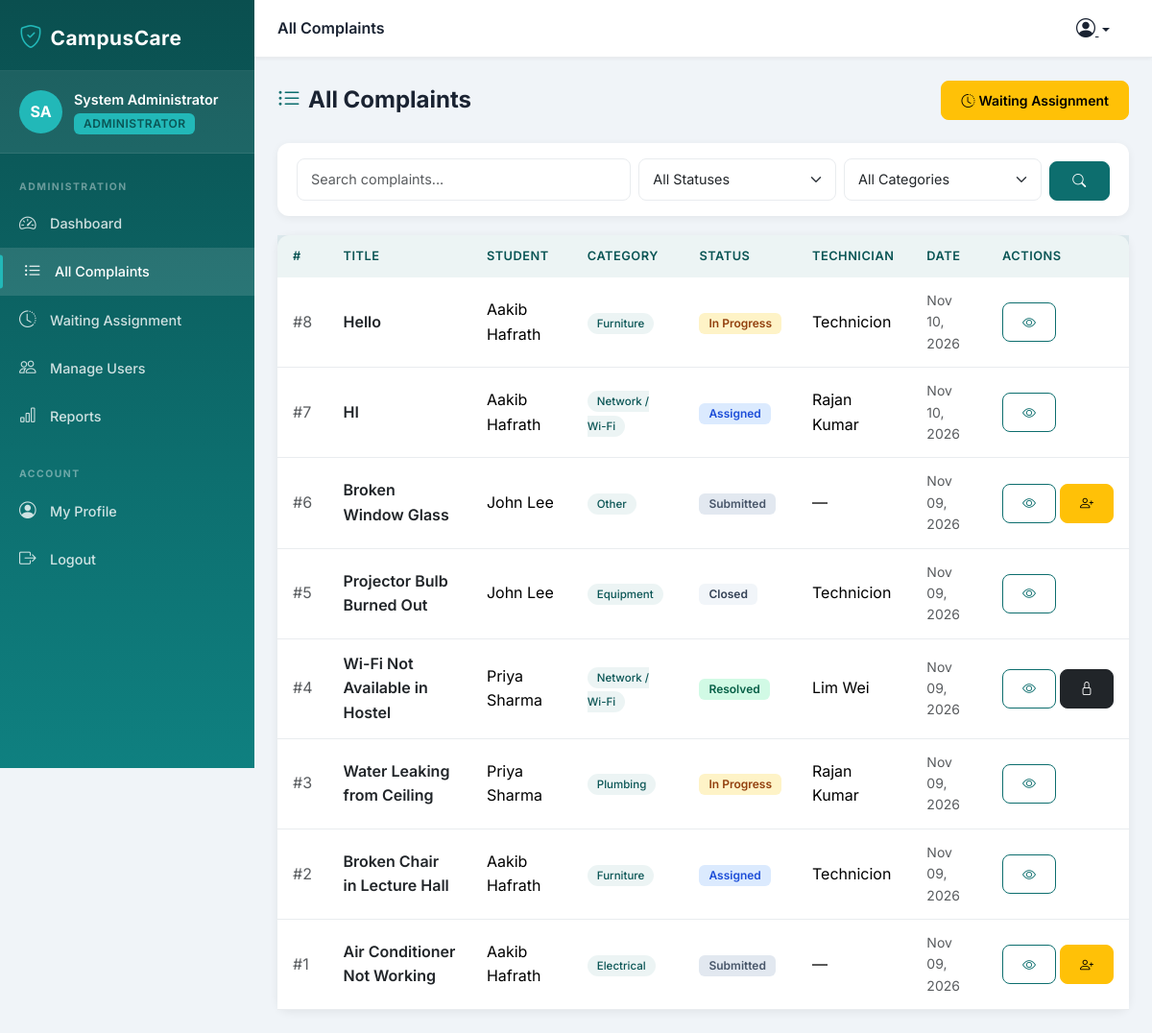
/complaints/all/ (signed in), run on the app's committed database.
### accounts/models.py (models this page shows, shortened)
class User(AbstractUser):
    ROLE_STUDENT = 'student'
    ROLE_ADMIN = 'administrator'
    ROLE_TECHNICIAN = 'technician'
    ROLE_CHOICES = [
        (ROLE_STUDENT, 'Student'),
        (ROLE_ADMIN, 'Administrator'),
        (ROLE_TECHNICIAN, 'Technician'),
    ]
    role = models.CharField(
        max_length=20,
        choices=ROLE_CHOICES,
        default=ROLE_STUDENT
    )
    phone_number = models.CharField(max_length=20, blank=True)
    student_id = models.CharField(max_length=50, blank=True)
    department = models.CharField(max_length=100, blank=True)
    profile_picture = models.ImageField(
        upload_to='profile_pictures/', null=True, blank=True
    )
    created_at = models.DateTimeField(auto_now_add=True)
    updated_at = models.DateTimeField(auto_now=True)
    class Meta:
        db_table = 'accounts_user'
        verbose_name = 'User'
        verbose_name_plural = 'Users'
    @property
    def is_student(self):
        return self.role == self.ROLE_STUDENT
    @property
    def is_administrator(self):
        return self.role == self.ROLE_ADMIN
    @property
    def is_technician(self):
        return self.role == self.ROLE_TECHNICIAN
    def get_role_display_name(self):
        return dict(self.ROLE_CHOICES).get(self.role, 'Unknown')

### complaints/models.py (models this page shows, shortened)
class Complaint(models.Model):
    STATUS_SUBMITTED = 'submitted'
    STATUS_ASSIGNED = 'assigned'
    STATUS_IN_PROGRESS = 'in_progress'
    STATUS_RESOLVED = 'resolved'
    STATUS_CLOSED = 'closed'
    STATUS_CHOICES = [
        (STATUS_SUBMITTED, 'Submitted'),
        (STATUS_ASSIGNED, 'Assigned'),
        (STATUS_IN_PROGRESS, 'In Progress'),
        (STATUS_RESOLVED, 'Resolved'),
        (STATUS_CLOSED, 'Closed'),
    ]
    CATEGORY_ELECTRICAL = 'electrical'
    CATEGORY_FURNITURE = 'furniture'
    CATEGORY_PLUMBING = 'plumbing'
    CATEGORY_NETWORK = 'network'
    CATEGORY_EQUIPMENT = 'equipment'
    CATEGORY_OTHER = 'other'
    CATEGORY_CHOICES = [
        (CATEGORY_ELECTRICAL, 'Electrical'),
        (CATEGORY_FURNITURE, 'Furniture'),
        (CATEGORY_PLUMBING, 'Plumbing'),
        (CATEGORY_NETWORK, 'Network / Wi-Fi'),
        (CATEGORY_EQUIPMENT, 'Equipment'),
        (CATEGORY_OTHER, 'Other'),
    ]
    student = models.ForeignKey(
        settings.AUTH_USER_MODEL,
        on_delete=models.CASCADE,
        related_name='complaints',
        limit_choices_to={'role': 'student'}
    )
    title = models.CharField(max_length=200)
    category = models.CharField(max_length=20, choices=CATEGORY_CHOICES)
    location = models.CharField(max_length=200)
    description = models.TextField()
    status = models.CharField(
        max_length=20,
        choices=STATUS_CHOICES,
        default=STATUS_SUBMITTED
    )
    assigned_technician = models.ForeignKey(
        settings.AUTH_USER_MODEL,
        on_delete=models.SET_NULL,
        null=True,
        blank=True,
        related_name='assigned_complaints',
        limit_choices_to={'role': 'technician'}
    )
    created_at = models.DateTimeField(auto_now_add=True)
    updated_at = models.DateTimeField(auto_now=True)
    class Meta:
        db_table = 'complaints_complaint'
        ordering = ['-created_at']
        verbose_name = 'Complaint'
        verbose_name_plural = 'Complaints'

### complaints/views.py (the view)
# urls.py: path('all/', views.all_complaints, name='all_complaints'),
@login_required
def all_complaints(request):
    if not request.user.is_administrator:
        messages.error(request, 'Access denied. Administrators only.')
        return redirect('accounts:login')
    filter_form = ComplaintFilterForm(request.GET)
    complaints_qs = ComplaintRepository.get_all()
    if filter_form.is_valid():
        status = filter_form.cleaned_data.get('status')
        category = filter_form.cleaned_data.get('category')
        search = filter_form.cleaned_data.get('search')
        if status:
            complaints_qs = complaints_qs.filter(status=status)
        if category:
            complaints_qs = complaints_qs.filter(category=category)
        if search:
            complaints_qs = complaints_qs.filter(title__icontains=search) | \
                           complaints_qs.filter(student__username__icontains=search)
            complaints_qs = complaints_qs.distinct()
    paginator = Paginator(complaints_qs, 15)
    page_number = request.GET.get('page')
    page_obj = paginator.get_page(page_number)
    return render(request, 'administrator/all_complaints.html', {
        'page_obj': page_obj,
        'filter_form': filter_form,
        'page_title': 'All Complaints',
    })

### complaints/forms.py
class ComplaintFilterForm(forms.Form):
    STATUS_CHOICES = [('', 'All Statuses')] + Complaint.STATUS_CHOICES
    CATEGORY_CHOICES = [('', 'All Categories')] + Complaint.CATEGORY_CHOICES
    status = forms.ChoiceField(
        choices=STATUS_CHOICES,
        required=False,
        widget=forms.Select(attrs={'class': 'form-select form-select-sm'})
    )
    category = forms.ChoiceField(
        choices=CATEGORY_CHOICES,
        required=False,
        widget=forms.Select(attrs={'class': 'form-select form-select-sm'})
    )
    search = forms.CharField(
        required=False,
        widget=forms.TextInput(attrs={
            'class': 'form-control form-control-sm',
            'placeholder': 'Search complaints...'
        })
    )

### complaints/repositories.py (called while the page is built)
    @staticmethod
    def get_all() -> QuerySet:
        return Complaint.objects.select_related(
            'student', 'assigned_technician'
        ).order_by('-created_at')

### notifications/context_processors.py (called while the page is built)
def unread_notifications_count(request):
    if request.user.is_authenticated:
        from .models import Notification
        count = Notification.objects.filter(
            recipient=request.user,
            is_read=False
        ).count()
        return {'unread_notifications_count': count}
    return {'unread_notifications_count': 0}

### templates/administrator/all_complaints.html (shortened to what this page needs)
{% extends 'base.html' %}
{% block nav_all_complaints %}active{% endblock %}
{% block content %}
<div class="page-header">
  <div class="page-header-title"><i class="bi bi-list-ul me-2 text-primary"></i>All Complaints</div>
  <div class="d-flex gap-2">
    <a href="{% url 'complaints:waiting_for_assignment' %}" class="btn btn-warning btn-sm">
      <i class="bi bi-clock-history me-1"></i>Waiting Assignment
    </a>
  </div>
</div>
<div class="filter-bar">
  <form method="get" class="row g-2 align-items-end">
    <div class="col-sm-5">{{ filter_form.search }}</div>
    <div class="col-sm-3">{{ filter_form.status }}</div>
    <div class="col-sm-3">{{ filter_form.category }}</div>
    <div class="col-sm-1"><button type="submit" class="btn btn-primary btn-sm w-100"><i class="bi bi-search"></i></button></div>
  </form>
</div>
<div class="card">
  <div class="card-body p-0">
    {% if page_obj.object_list %}
    <table class="table table-hover mb-0">
      <thead>
        <tr><th>#</th><th>Title</th><th>Student</th><th>Category</th><th>Status</th><th>Technician</th><th>Date</th><th>Actions</th></tr>
      </thead>
      <tbody>
        {% for c in page_obj %}
        <tr>
          <td class="text-muted">#{{ c.pk }}</td>
          <td><a href="{% url 'complaints:complaint_detail' c.pk %}" class="text-decoration-none fw-semibold text-dark">{{ c.title|truncatechars:35 }}</a></td>
          <td>{{ c.student.get_full_name|default:c.student.username }}</td>
          <td><span class="category-badge">{{ c.get_category_display }}</span></td>
          <td><span class="badge status-badge-{{ c.status }}">{{ c.get_status_display }}</span></td>
          <td>{{ c.assigned_technician.get_full_name|default:"—" }}</td>
          <td class="text-muted small">{{ c.created_at|date:"M d, Y" }}</td>
          <td>
            <div class="d-flex gap-1">
              <a href="{% url 'complaints:complaint_detail' c.pk %}" class="btn btn-sm btn-outline-primary"><i class="bi bi-eye"></i></a>
              {% if c.status == 'submitted' %}
              <a href="{% url 'complaints:assign_technician' c.pk %}" class="btn btn-sm btn-warning" title="Assign"><i class="bi bi-person-plus"></i></a>
              {% elif c.status == 'resolved' %}
              <a href="{% url 'complaints:close_complaint' c.pk %}" class="btn btn-sm btn-dark" title="Close"><i class="bi bi-lock"></i></a>
              {% endif %}
            </div>
          </td>
        </tr>
        {% endfor %}
      </tbody>
    </table>
    {% else %}
    <div class="empty-state">
      <div class="empty-state-icon"><i class="bi bi-clipboard-x"></i></div>
      <div class="empty-state-title">No complaints found</div>
    </div>
    {% endif %}
  </div>
</div>
{% endblock %}

### templates/base.html (shortened to what this page needs)
<!DOCTYPE html>
<html lang="en">
<head>
    <link href="https://cdn.jsdelivr.net/npm/bootstrap@5.3.2/dist/css/bootstrap.min.css" rel="stylesheet">
    <link href="https://cdn.jsdelivr.net/npm/bootstrap-icons@1.11.3/font/bootstrap-icons.css" rel="stylesheet">
    <link href="{% load static %}{% static 'css/campuscare.css' %}" rel="stylesheet">
</head>
<body>
{% if user.is_authenticated %}
<div class="sidebar" id="sidebar">
    <div class="sidebar-header">
        <div class="sidebar-brand">
            <i class="bi bi-shield-check me-2"></i>
            <span>CampusCare</span>
        </div>
    </div>
    <div class="sidebar-user">
        <div class="user-avatar">
            {% if user.profile_picture %}
                <img src="{{ user.profile_picture.url }}" alt="Profile" class="rounded-circle" width="45" height="45">
            {% else %}
                <div class="avatar-placeholder">
                    {{ user.first_name|first|upper }}{{ user.last_name|first|upper }}
                </div>
            {% endif %}
        </div>
        <div class="user-info">
            <div class="user-name">{{ user.get_full_name|default:user.username }}</div>
            <div class="user-role badge">{{ user.get_role_display_name }}</div>
        </div>
    </div>
    <nav class="sidebar-nav">
        {% if user.is_administrator %}
        <div class="nav-section-label">Administration</div>
        <a href="{% url 'accounts:admin_dashboard' %}" class="nav-item {% block nav_admin_dashboard %}{% endblock %}">
            <i class="bi bi-speedometer2"></i> Dashboard
        </a>
        <a href="{% url 'complaints:all_complaints' %}" class="nav-item {% block nav_all_complaints %}{% endblock %}">
            <i class="bi bi-list-ul"></i> All Complaints
        </a>
        <a href="{% url 'complaints:waiting_for_assignment' %}" class="nav-item {% block nav_waiting %}{% endblock %}">
            <i class="bi bi-clock-history"></i> Waiting Assignment
        </a>
        <a href="{% url 'accounts:user_list' %}" class="nav-item {% block nav_users %}{% endblock %}">
            <i class="bi bi-people"></i> Manage Users
        </a>
        <a href="{% url 'reports:dashboard' %}" class="nav-item {% block nav_reports %}{% endblock %}">
            <i class="bi bi-bar-chart"></i> Reports
        </a>
        {% endif %}
        <div class="nav-section-label mt-3">Account</div>
        <a href="{% url 'accounts:profile' %}" class="nav-item {% block nav_profile %}{% endblock %}">
            <i class="bi bi-person-circle"></i> My Profile
        </a>
        <a href="{% url 'accounts:logout' %}" class="nav-item nav-logout" onclick="return confirm('Are you sure you want to logout?')">
            <i class="bi bi-box-arrow-right"></i> Logout
        </a>
    </nav>
</div>
<div class="main-content">
    <div class="topbar">
        <div class="topbar-title">
            {% block page_header %}{{ page_title|default:"CampusCare" }}{% endblock %}
        </div>
        <div class="topbar-actions">
            <div class="dropdown">
                <button class="btn btn-link topbar-icon dropdown-toggle" data-bs-toggle="dropdown">
                    <i class="bi bi-person-circle fs-5"></i>
                </button>
            </div>
        </div>
    </div>
    <div class="page-content">
        {% block content %}{% endblock %}
    </div>
</div>
{% endif %}
<script src="{% load static %}{% static 'js/campuscare.js' %}"></script>
</body>
</html>

### data on the page
User: first_name|first "S", last_name|first "A", get_full_name "System Administrator", get_role_display_name "ADMINISTRATOR"
Complaint: pk "8", title "Hello", student.get_full_name "Aakib Hafrath", category "Furniture", status "In Progress", assigned_technician.get_full_name "Technicion", created_at "Nov 10, 2026"
Complaint: pk "7", title "HI", student.get_full_name "Aakib Hafrath", category "Network / Wi-Fi", status "Assigned", assigned_technician.get_full_name "Rajan Kumar", created_at "Nov 10, 2026"
Complaint: pk "6", title "Broken Window Glass", student.get_full_name "John Lee", category "Other", status "Submitted", assigned_technician.get_full_name "—", created_at "Nov 09, 2026"
Complaint: pk "5", title "Projector Bulb Burned Out", student.get_full_name "John Lee", category "Equipment", status "Closed", assigned_technician.get_full_name "Technicion", created_at "Nov 09, 2026"
Complaint: pk "4", title "Wi-Fi Not Available in Hostel", student.get_full_name "Priya Sharma", category "Network / Wi-Fi", status "Resolved", assigned_technician.get_full_name "Lim Wei", created_at "Nov 09, 2026"
Complaint: pk "3", title "Water Leaking from Ceiling", student.get_full_name "Priya Sharma", category "Plumbing", status "In Progress", assigned_technician.get_full_name "Rajan Kumar", created_at "Nov 09, 2026"
Complaint: pk "2", title "Broken Chair in Lecture Hall", student.get_full_name "Aakib Hafrath", category "Furniture", status "Assigned", assigned_technician.get_full_name "Technicion", created_at "Nov 09, 2026"
Complaint: pk "1", title "Air Conditioner Not Working", student.get_full_name "Aakib Hafrath", category "Electrical", status "Submitted", assigned_technician.get_full_name "—", created_at "Nov 09, 2026"

### other printed values
{{ page_title|default:"CampusCare" }} "All Complaints"
